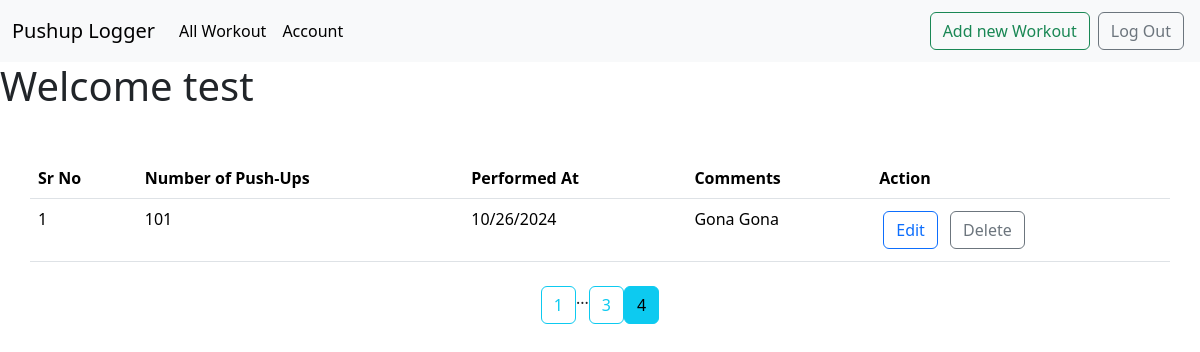
Page /all?page=4 (signed in) on the committed database.
### app.py (models this page shows)
class User(UserMixin, db.Model):
    id=db.Column(db.Integer, primary_key=True)
    email=db.Column(db.String(100), unique=True)
    password=db.Column(db.String(100))
    name=db.Column(db.String(100))
    workouts=db.relationship('workout', backref='author', lazy=True)

class workout(db.Model):
    id=db.Column(db.Integer, primary_key=True)
    pushups=db.Column(db.Integer, nullable=False)
    data_posted=db.Column(db.DateTime, nullable=False, default=datetime.utcnow)
    comment=db.Column(db.Text, nullable=False)
    user_id=db.Column(db.Integer, db.ForeignKey('user.id'), nullable=False)

### app.py (the view)
@app.route("/all")
@login_required
def user_workouts():
    page= request.args.get('page',1,type=int)
    user=User.query.filter_by(email=current_user.email).first_or_404()
    Workouts=workout.query.filter_by(author=user).paginate(page=page,per_page=3)
    return render_template("all_workouts.html",workouts=Workouts,user=user)

### app.py (called while the page is built)
@login_manager.user_loader
def get_user(user_id):
    return User.query.get(int(user_id))

### templates/all_workouts.html (shortened to what this page needs)
{% extends 'base.html' %}
{% block body %}
<h1>
    Welcome {{ user.name }}
</h1>
<table class="table table-hover container mt-5">
    <thead class="thread-dark">
        <tr>
            <th scope="col">Sr No</th>
            <th scope="col">Number of Push-Ups</th>
            <th scope="col">Performed At</th>
            <th scope="col">Comments</th>
            <th scope="col">Action</th>
        </tr>
    </thead>
    <tbody>
        {% for workout in workouts.items %}
        <tr>
            <td>{{ loop.index }}</td>
            <td>{{ workout.pushups }}</td>
            <td>{{ workout.data_posted.strftime('%m/%d/%Y') }}</td>
            <td>{{ workout.comment }}</td>
            <td>
                <a href="{{url_for('update_workouts',workout_id=workout.id)}}" class="btn btn-outline-primary m-1"
                    role="button">Edit</a>
                <a href="{{url_for('delete_workouts',workout_id=workout.id)}}" class="btn btn-outline-secondary m-1"
                    role="button">Delete</a>
            </td>
        </tr>
        {% endfor %}
    </tbody>
</table>
<div class="container d-flex justify-content-center mt-4">
    {% for page_num in workouts.iter_pages(left_edge=1, right_edge=1, left_current=1, right_current=1) %}
    {% if page_num %}
    {% if workouts.page == page_num %}
    <a href="{{url_for('user_workouts',page=page_num)}}" class="btn btn-info mb-4">
        {{ page_num }}
    </a>
    {% else %}
    <a href="{{url_for('user_workouts',page=page_num)}}" class="btn btn-outline-info mb-4">
        {{ page_num }}
    </a>
    {% endif %}
    {% else %}
    ...
    {% endif %}
    {% endfor %}
</div>
{% endblock body %}

### rows in the picture
User: name "test"
workout: pushups "101", data_posted "10/26/2024", comment "Gona Gona"

### other values in the picture
{{ page_num }} "1" "3"
{{ page_num }} "4"
